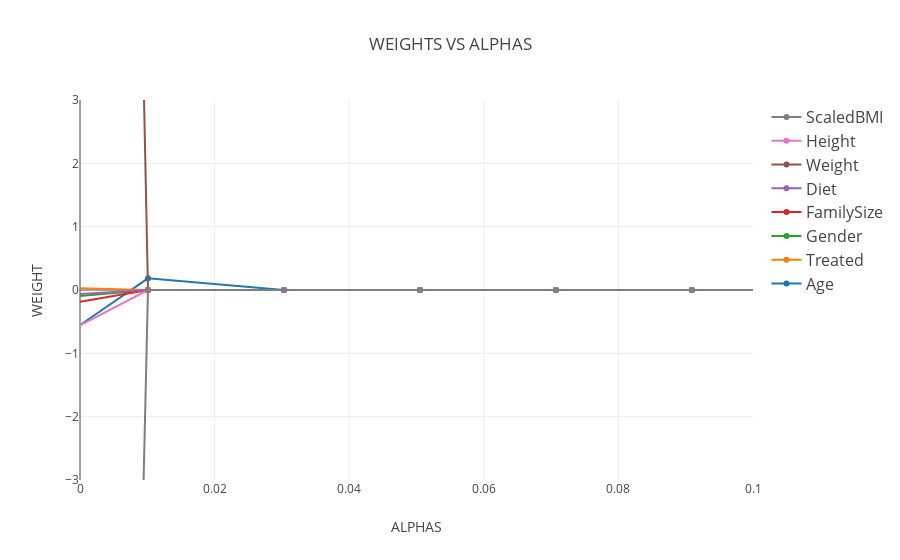

Here is the notebook cell this chart was saved with:
### Markdown cell above
## WEIGHT VS ALPHA ##

### Code cell
data = []
for r in range(len(X_train.columns)):
    trace = go.Scatter(
        x = alphas_lasso,
        y = coefs[:, r],
        mode='lines+markers',
        name = X_train.columns[r],
        line = dict(shape = 'linear')
    )
    data.append(trace)
layout = dict(
    title='WEIGHTS VS ALPHAS',
    yaxis = dict(
        range = [-3, 3],
        title = 'WEIGHT'
    ),
    xaxis = dict(
        range = [0, 0.1],
        title = 'ALPHAS'
    ),
    legend = dict(
        traceorder = 'reversed',
        font = dict(size = 16)
    ))

fig = dict(data = data, layout = layout)
plot.iplot(fig, filename = 'WEIGHT_VS_ALPHA_SYSTOLICBP')
